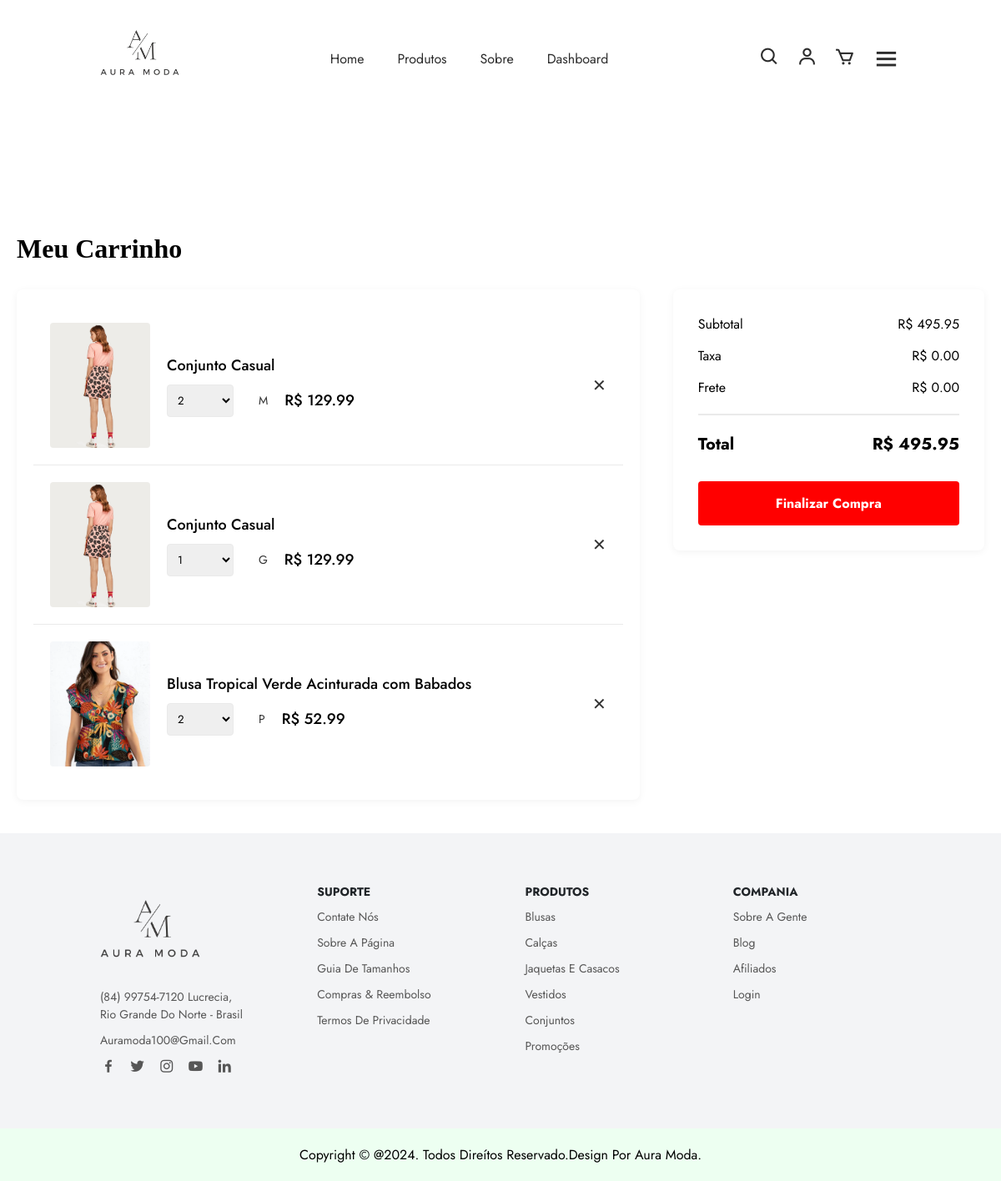
Screenshot of /carrinho/ (signed in) with the database file from the repository.
### ecommerce/models.py (models this page shows, shortened)
class ItemCarrinho(models.Model):
    carrinho = models.ForeignKey(Carrinho, on_delete=models.CASCADE, related_name='itens')
    variacao = models.ForeignKey(VariacaoProduto, on_delete=models.CASCADE)
    quantidade = models.PositiveIntegerField(default=1)

class VariacaoProduto(models.Model):
    TAMANHOS = [
        ('PP', 'PP'),
        ('P', 'P'),
        ('M', 'M'),
        ('G', 'G'),
        ('GG', 'GG'),
    ]
    produto = models.ForeignKey(Produto, on_delete=models.CASCADE, related_name='variacoes')
    tamanho = models.CharField(max_length=2, choices=TAMANHOS)
    estoque = models.PositiveIntegerField()
    preco = models.DecimalField(max_digits=10, decimal_places=2, blank=True, null=True)  # Caso queira preços diferentes por tamanho

class Produto(models.Model):
    nome = models.CharField(max_length=200)
    descricao = models.TextField()
    preco = models.DecimalField(max_digits=10, decimal_places=2)
    estoque = models.PositiveIntegerField()
    categoria = models.ForeignKey(Categoria, on_delete=models.SET_NULL, null=True, related_name='produtos')
    imagem = models.ImageField(upload_to='produtos/', blank=True, null=True, default='default.png')
    data_adicionado = models.DateTimeField(auto_now_add=True)

### ecommerce/views.py (the view)
# urls.py: path('carrinho/', views.carrinho, name='carrinho'),
@login_required
def carrinho(request):
    carrinho = Carrinho.objects.filter(cliente=request.user).first()
    itens = carrinho.itens.all() if carrinho else []
    subtotal = 0
    taxa = 0
    frete = 0
    for item in itens:
        item.quantidade_opcoes = range(1, item.variacao.estoque + 1)
        item.preco = item.variacao.preco
        item_total = item.preco * item.quantidade
        subtotal += item_total
    total = subtotal + taxa + frete
    context = {
        'itens': itens,
        'subtotal': subtotal,
        'taxa': taxa,
        'frete': frete,
        'total': total
    }
    return render(request, 'ecommerce/carrinho.html', context)

### ecommerce/templates/ecommerce/carrinho.html (shortened to what this page needs)
{% extends 'base.html' %}
{% load static %}
{% block main %}
<link rel="stylesheet" href="{% static "css/carrinho.css" %}">
<main>
<div class="container">
    <h1 class="cart-title">Meu Carrinho</h1>
    <div class="cart-container">
        <div class="cart-items">
            {% for item in itens %}
            <div class="cart-item">
                <img src="{{ item.variacao.produto.imagem.url }}" alt="{{ item.variacao.produto.nome }}" class="item-image">
                <div class="item-details">
                    <h3 class="item-name">{{ item.variacao.produto.nome }}</h3>
                    <div class="item-controls">
                        <select class="quantity-select" name="quantidade" data-item-id="{{ item.id }}">
                            {% for i in item.quantidade_opcoes %}
                            <option value="{{ i }}" {% if i == item.quantidade %}selected{% endif %}>{{ i }}</option>
                            {% endfor %}
                        </select>
                        <span class="size-label">{{ item.variacao.tamanho }}</span>
                        <span class="item-price">R$ {{ item.preco }}</span>
                    </div>
                </div>
                <div class="item-actions">
                    <form action="{% url "remover_carrinho" item.id %}" method="POST">
                        <button type="submit" class="action-button remove-item" data-item-id="{{ item.id }}">✕</button>
                    </form>
                </div>
            </div>
            {% empty %}
            <h3>Seu carrinho está vazio</h3>
            {% endfor %}
        </div>
        <div class="cart-summary">
            <div class="summary-item">
                <span>Subtotal</span>
                <span>R$ {{ subtotal|floatformat:2 }}</span>
            </div>
            <div class="summary-item">
                <span>Taxa</span>
                <span>R$ {{ taxa|floatformat:2 }}</span>
            </div>
            <div class="summary-item">
                <span>Frete</span>
                <span>R$ {{ frete|floatformat:2 }}</span>
            </div>
            <div class="summary-total">
                <span>Total</span>
                <span>R$ {{ total|floatformat:2 }}</span>
            </div>
            <button class="checkout-button">Finalizar Compra</button>
        </div>
    </div>
</div>
</main>
{% endblock main %}

### static/css/experimento.css (style rules this page uses)
:root { --primary-color: #000000; --secondary-color: #ffffff; --accent-color: #ff0000; --text-color: #333333; --light-gray: #f5f5f5; --medium-gray: #e0e0e0; }
* { margin: 0; padding: 0; box-sizing: border-box; scroll-behavior: smooth; font-family: "Jost", sans-serif; list-style: none; text-decoration: none; }
html, body { min-height: 100%; }

### static/css/carrinho.css (style rules this page uses)
:root { --primary-color: #000000; --secondary-color: #ffffff; --accent-color: #ff0000; --text-color: #333333; --light-gray: #f5f5f5; --medium-gray: #e0e0e0; --border-color: #eaeaea; }
main { padding-top: 20%; }
.container { max-width: 1200px; margin: 0 auto; padding: 40px 20px; }
.cart-title { font-family: 'Playfair Display', serif; font-size: 32px; margin-bottom: 30px; color: var(--primary-color); }
.cart-container { display: grid; grid-template-columns: 2fr 1fr; gap: 40px; }
.cart-items { background-color: var(--secondary-color); border-radius: 8px; padding: 20px; box-shadow: 0 2px 10px rgba(0,0,0,0.05); }
.cart-item { display: flex; align-items: center; padding: 20px; border-bottom: 1px solid var(--border-color); }
.cart-item:last-child { border-bottom: none; }
.item-image { width: 120px; height: 150px; object-fit: cover; border-radius: 4px; margin-right: 20px; }
.item-details { flex-grow: 1; }
.item-name { font-size: 18px; font-weight: 500; margin-bottom: 8px; }
.item-controls { display: flex; align-items: center; gap: 20px; margin-top: 10px; }
.quantity-select { padding: 8px; border: 1px solid var(--border-color); border-radius: 4px; width: 80px; }
.size-label { color: var(--text-color); font-size: 14px; margin-left: 10px; }
.item-price { font-weight: 500; font-size: 18px; color: var(--primary-color); }
.item-actions { display: flex; gap: 15px; margin-left: auto; }
.action-button { background: none; border: none; cursor: pointer; font-size: 20px; color: var(--text-color); transition: color 0.3s ease; }
.cart-summary { background-color: var(--secondary-color); border-radius: 8px; padding: 30px; box-shadow: 0 2px 10px rgba(0,0,0,0.05); height: fit-content; }
.summary-item { display: flex; justify-content: space-between; margin-bottom: 15px; font-size: 16px; }
.summary-total { display: flex; justify-content: space-between; margin-top: 20px; padding-top: 20px; border-top: 2px solid var(--border-color); font-size: 20px; font-weight: bold; }
.checkout-button { display: block; width: 100%; padding: 15px; background-color: var(--accent-color); color: var(--secondary-color); border: none; border-radius: 4px; font-size: 16px; font-weight: bold; cursor: pointer; margin-top: 30px; transition: background-color 0.3s ease; }

### rows the page displays
ItemCarrinho: variacao.produto.imagem (picture), variacao.produto.nome "Conjunto Casual", quantidade "2", variacao.tamanho "M", preco "129.99"
ItemCarrinho: variacao.produto.imagem (picture), variacao.produto.nome "Conjunto Casual", quantidade "1", variacao.tamanho "G", preco "129.99"
ItemCarrinho: variacao.produto.imagem (picture), variacao.produto.nome "Blusa Tropical Verde Acinturada com Babados", quantidade "2", variacao.tamanho "P", preco "52.99"

### other values shown
{{ subtotal|floatformat:2 }} "495.95"
{{ taxa|floatformat:2 }} "0.00"
{{ frete|floatformat:2 }} "0.00"
{{ total|floatformat:2 }} "495.95"
